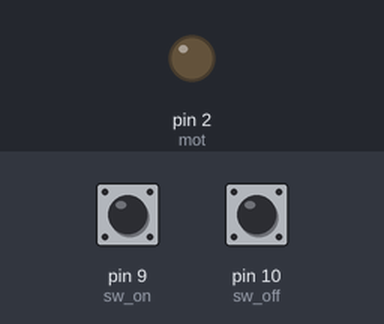
Recording of a sketch running on a simulated Arduino Uno, built with avr-gcc and run on an emulated ATmega328P. Parts: output pins drawn as LEDs (lit = HIGH). The inputs (shaded band) are chosen by the test bench; at power-on: pin 9 (sw_on) LOW, pin 10 (sw_off) LOW.

Above: at 1.2 s.
1.3 s: pin 9 (sw_on) pulled HIGH for 0.15 s
At 2.1 s:
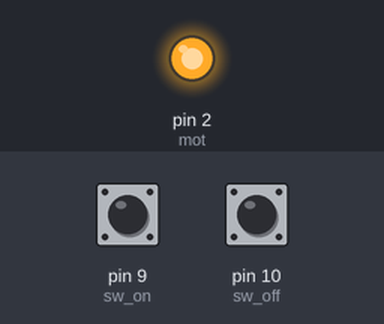
2.9 s: pin 10 (sw_off) pulled HIGH for 0.15 s
At 3.3 s:
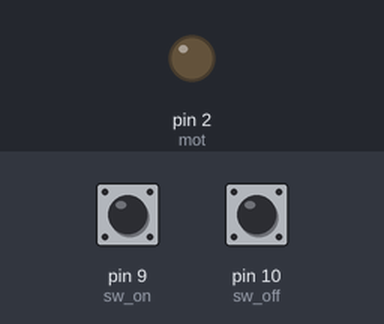
4.5 s: pin 9 (sw_on) pulled HIGH for 1 s
At 5.7 s:
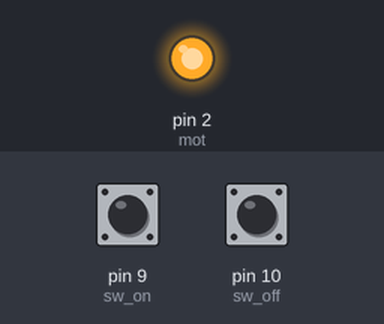
Timing chart, 0 to 7.5 s (numbered marks = the images above; inputs shaded):
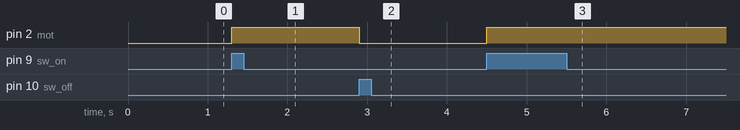

The sketch:

Mot_SW2_on-off.ino
```cpp
int mot = 2;
int sw_on = 9 ;
int sw_off = 10 ;
void setup()
{
  pinMode(mot, OUTPUT);
  pinMode(sw_on, INPUT);
  pinMode(sw_on, INPUT);
}
void loop()
{
  if (digitalRead(sw_on) == HIGH)
  {
    digitalWrite(mot, HIGH);
    delay(100);
  }
  else if (digitalRead(sw_off) == HIGH)
  {
    digitalWrite(mot, LOW);
    delay(100);
  }
}
```

Measured:
- after the input at 1.3 s, pin 2 (mot): LOW → HIGH at once
- after the input at 2.9 s, pin 2 (mot): HIGH → LOW at once
- after the input at 4.5 s, pin 2 (mot): LOW → HIGH at once
